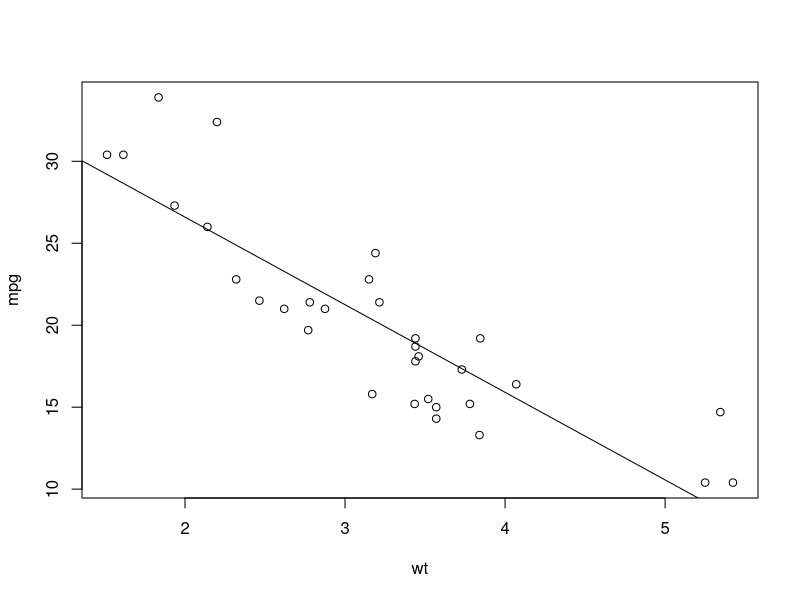
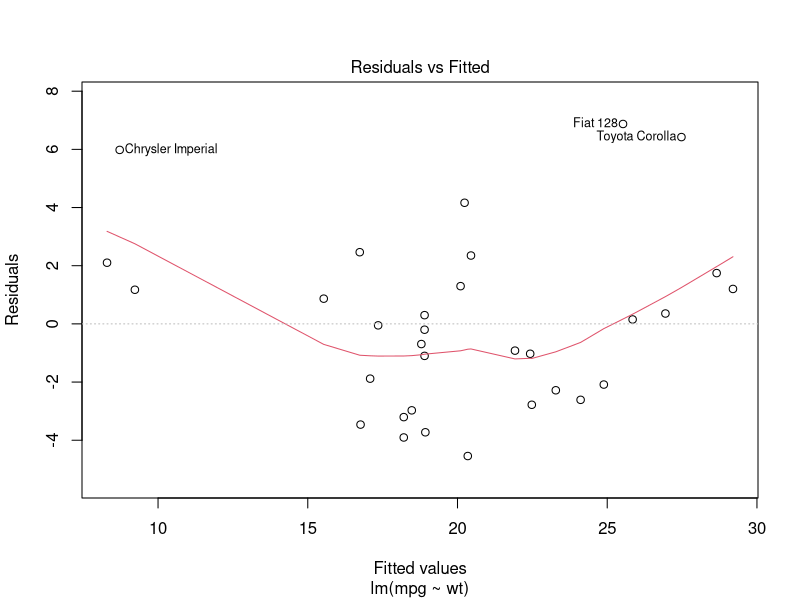
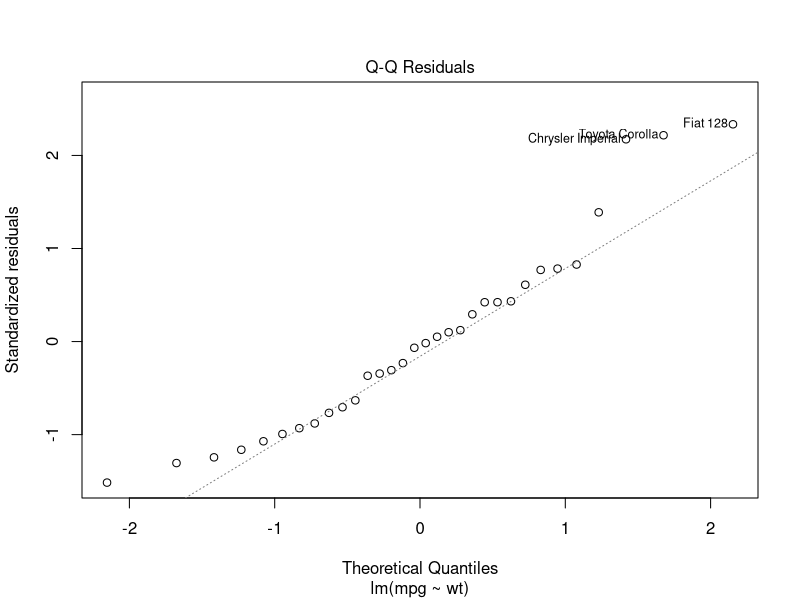
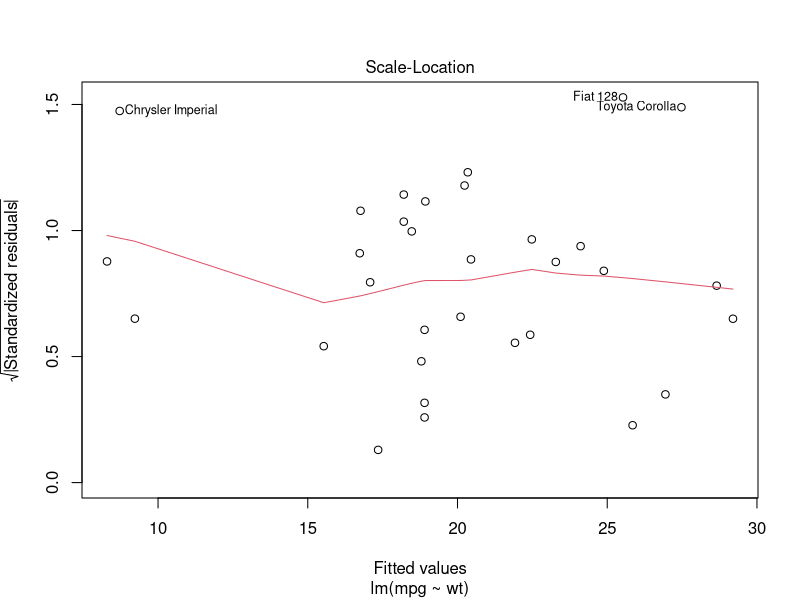
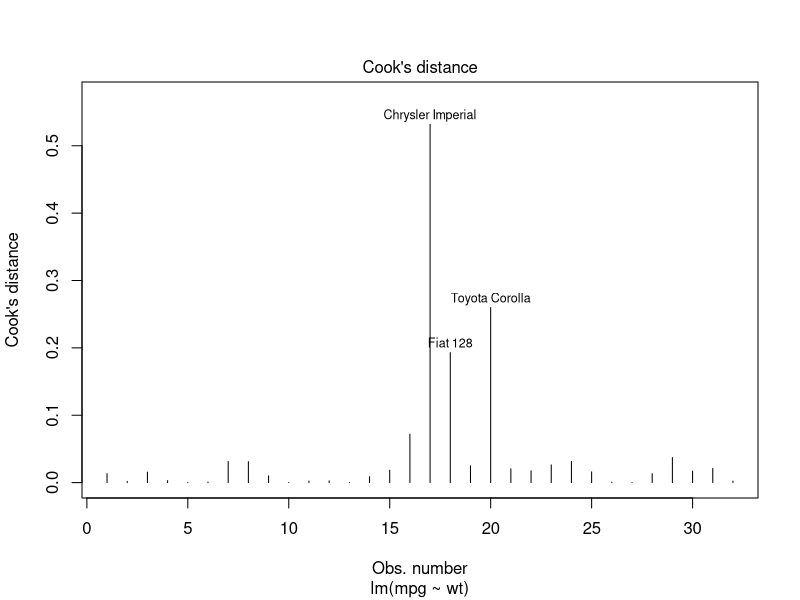

Write R code to recreate these figures, in order.
c = mtcars
View(c)
plot(mpg ~ wt, data = c)
res = lm(mpg ~ wt, data = c)
summary(res)
# 오차 : prediction한 line을 그려야 함.
abline(res)
# 오차항은 점과 선사이의 거리.

plot(res, 1)
# Fitted values : 데이터(점)에 Weight와 Bias를 대입한 값
# Residuals : 오차항
# 빨간 실선은 잔차의 추세, 점선에서 크게 벗어난다면 
# 예측값에 따라 잔차가 크게 달라진다는 것

plot(res, 2) # Q-Q plot (잔차 정규성 검정)
shapiro.test(res$residuals) # P-value : 0.1044 > 0.05이므로 귀무가설 기각 불가.

plot(res, 3) # 잔차 등분산성 검정, 빨간색 실선이 수평선을 그리는 것이 이상적

plot(res, 4) # 오차(잔차 X), 즉 점과 선사이의 거리를 그대로 그림.
# 극단값 추정 가능. 


res = lm(mpg~factor(vs), data = c) # factor 생략 가능
summary(res)

res = lm(mpg ~ factor(gear), data = c)
summary(res)

res = lm(mpg ~ wt + vs + factor(gear), data = c) 
summary(res)
# p-value > 0.05. 즉 vs, gear들의 유의성이 사라짐. 회귀모형의 유의성.

# 다중공선성 확인을 위한 라이브러리 설치
install.packages("car")
library(car)
vif(res) # GVIF < 10임. X들간의 상관성은 너무 크지 않음.
step(res, direction = "forward") 
# 전향적 변수 추가법 = forward 방법론은 X로 넣어준 애들을 모형에 왕창 다 넣는 방법.
# step()은 AIC 값을 추정해주는 함수. AIC 값이 작을수록 해당 모델이 좋음을 의미.

step(res, direction = "backward") 
# 해석 (후향적 변수 '제거'법)
# Start:  AIC = 70.95
# gear를 빼줌으로써(제외함) AIC 값이 68.28로 떨어짐.
# <none>은 forward (70.954), 기준값이 됨.
# vs를 빼면 AIC 값이 72.202로 오름, wt를 빼면 AIC 값이 94.172로 오름.
# vs와 wt는 제거하면 안 되고 필요하다는 의미로 해석됨.

# Step: AIC = 68.28
# vs / wt 제외 시 AIC값이 커지므로, 해당 모델(gear만 제거)이 가장 적합한 모델이 됨.

step(res) # default option은 direction = "both" 
step(res, direction = "both") # X들이 많아지면 forward, backward와 다른 결과가 산출될 수 있음.

install.packages("lmtest")
library(lmtest)
m1 = lm(mpg ~ wt, data = c)
m2 = lm(mpg ~ wt + vs, data = c) # vs : Engine Type
lrtest(m1, m2) # Likelihood Ratio test
# p-value < 0.05이므로 m1 != m2임.
m3 = lm(mpg ~ wt + vs + factor(gear), data = c)
lrtest(m2, m3)
# p-value > 0.05이므로 m1 = m2임.
# 모수 절약의 원칙에 의해 gear를 제외하는 게 최적의 모형임.